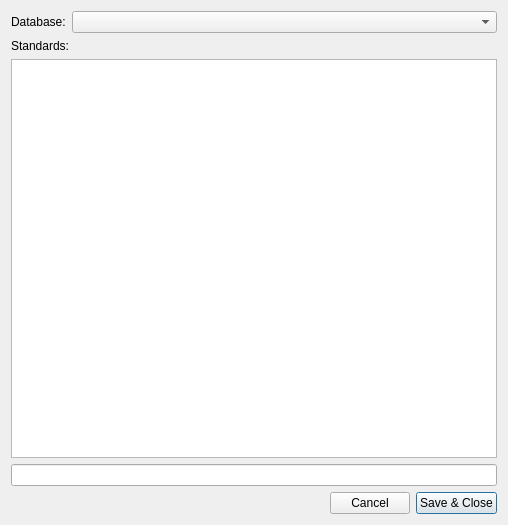
<?xml version="1.0" encoding="UTF-8"?>
<ui version="4.0">
 <class>Dialog</class>
 <widget class="QDialog" name="Dialog">
  <property name="geometry">
   <rect>
    <x>0</x>
    <y>0</y>
    <width>508</width>
    <height>525</height>
   </rect>
  </property>
  <property name="windowTitle">
   <string>Standard calculator</string>
  </property>
  <layout class="QVBoxLayout" name="verticalLayout">
   <item>
    <layout class="QHBoxLayout" name="horizontalLayout_2">
     <item>
      <widget class="QLabel" name="database_label">
       <property name="text">
        <string>Database:</string>
       </property>
      </widget>
     </item>
     <item>
      <widget class="QComboBox" name="database_combo_box">
       <property name="sizePolicy">
        <sizepolicy hsizetype="Expanding" vsizetype="Fixed">
         <horstretch>0</horstretch>
         <verstretch>0</verstretch>
        </sizepolicy>
       </property>
      </widget>
     </item>
    </layout>
   </item>
   <item>
    <widget class="QLabel" name="label">
     <property name="text">
      <string>Standards:</string>
     </property>
    </widget>
   </item>
   <item>
    <widget class="QListWidget" name="standards_list_view"/>
   </item>
   <item>
    <widget class="QLineEdit" name="quantity_line_edit"/>
   </item>
   <item>
    <layout class="QGridLayout" name="gridLayout_4">
     <item row="0" column="2">
      <widget class="QPushButton" name="save_button">
       <property name="text">
        <string>Save &amp;&amp; Close</string>
       </property>
      </widget>
     </item>
     <item row="0" column="1">
      <widget class="QPushButton" name="cancel_button">
       <property name="text">
        <string>Cancel</string>
       </property>
      </widget>
     </item>
     <item row="0" column="0">
      <spacer name="horizontalSpacer_2">
       <property name="orientation">
        <enum>Qt::Orientation::Horizontal</enum>
       </property>
       <property name="sizeHint" stdset="0">
        <size>
         <width>40</width>
         <height>20</height>
        </size>
       </property>
      </spacer>
     </item>
    </layout>
   </item>
  </layout>
 </widget>
 <resources/>
 <connections/>
</ui>
